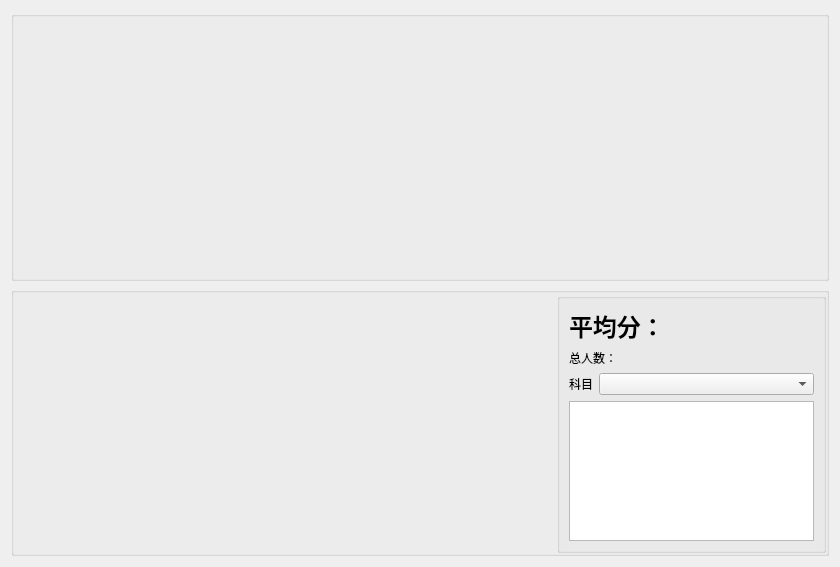
<?xml version="1.0" encoding="UTF-8"?>
<ui version="4.0">
 <class>StatisticWidget</class>
 <widget class="QWidget" name="StatisticWidget">
  <property name="geometry">
   <rect>
    <x>0</x>
    <y>0</y>
    <width>840</width>
    <height>567</height>
   </rect>
  </property>
  <property name="windowTitle">
   <string>Form</string>
  </property>
  <property name="styleSheet">
   <string notr="true">StatisticWidget QGroupBox {
	backgroud-color: transparent;
}
StatisticWidget&gt;QGroupBox&gt;QChartView {
	background-color: transparent;
}</string>
  </property>
  <layout class="QVBoxLayout" name="verticalLayout">
   <item>
    <widget class="QGroupBox" name="groupBox">
     <property name="sizePolicy">
      <sizepolicy hsizetype="Preferred" vsizetype="Preferred">
       <horstretch>0</horstretch>
       <verstretch>3</verstretch>
      </sizepolicy>
     </property>
     <layout class="QHBoxLayout" name="horizontalLayout" stretch="0,0">
      <property name="leftMargin">
       <number>0</number>
      </property>
      <property name="topMargin">
       <number>0</number>
      </property>
      <property name="rightMargin">
       <number>0</number>
      </property>
      <property name="bottomMargin">
       <number>0</number>
      </property>
      <item>
       <widget class="QChartView" name="line" native="true">
        <property name="sizePolicy">
         <sizepolicy hsizetype="Expanding" vsizetype="Expanding">
          <horstretch>2</horstretch>
          <verstretch>0</verstretch>
         </sizepolicy>
        </property>
        <property name="minimumSize">
         <size>
          <width>300</width>
          <height>200</height>
         </size>
        </property>
       </widget>
      </item>
      <item>
       <widget class="QChartView" name="pie" native="true">
        <property name="sizePolicy">
         <sizepolicy hsizetype="Expanding" vsizetype="Expanding">
          <horstretch>3</horstretch>
          <verstretch>2</verstretch>
         </sizepolicy>
        </property>
        <property name="minimumSize">
         <size>
          <width>500</width>
          <height>200</height>
         </size>
        </property>
       </widget>
      </item>
     </layout>
    </widget>
   </item>
   <item>
    <widget class="QGroupBox" name="groupBox_2">
     <property name="sizePolicy">
      <sizepolicy hsizetype="Preferred" vsizetype="Preferred">
       <horstretch>0</horstretch>
       <verstretch>3</verstretch>
      </sizepolicy>
     </property>
     <property name="title">
      <string/>
     </property>
     <layout class="QHBoxLayout" name="horizontalLayout_2">
      <property name="leftMargin">
       <number>0</number>
      </property>
      <property name="topMargin">
       <number>0</number>
      </property>
      <property name="rightMargin">
       <number>0</number>
      </property>
      <property name="bottomMargin">
       <number>0</number>
      </property>
      <item>
       <widget class="QChartView" name="bar" native="true">
        <property name="sizePolicy">
         <sizepolicy hsizetype="Preferred" vsizetype="Expanding">
          <horstretch>4</horstretch>
          <verstretch>0</verstretch>
         </sizepolicy>
        </property>
       </widget>
      </item>
      <item>
       <widget class="QGroupBox" name="groupbox_">
        <property name="sizePolicy">
         <sizepolicy hsizetype="Preferred" vsizetype="Expanding">
          <horstretch>2</horstretch>
          <verstretch>0</verstretch>
         </sizepolicy>
        </property>
        <layout class="QVBoxLayout" name="verticalLayout_2">
         <item>
          <layout class="QFormLayout" name="formLayout">
           <item row="2" column="0">
            <widget class="QLabel" name="Label">
             <property name="text">
              <string>科目</string>
             </property>
            </widget>
           </item>
           <item row="0" column="0" colspan="2">
            <widget class="QLabel" name="average">
             <property name="text">
              <string>&lt;html&gt;&lt;head/&gt;&lt;body&gt;&lt;p&gt;&lt;span style=&quot; font-size:18pt; font-weight:700;&quot;&gt;平均分：&lt;/span&gt;&lt;/p&gt;&lt;/body&gt;&lt;/html&gt;</string>
             </property>
            </widget>
           </item>
           <item row="2" column="1">
            <widget class="QComboBox" name="ComboBox"/>
           </item>
           <item row="1" column="0" colspan="2">
            <widget class="QLabel" name="total">
             <property name="text">
              <string>总人数：</string>
             </property>
            </widget>
           </item>
           <item row="3" column="0" colspan="2">
            <widget class="QListWidget" name="listWidget"/>
           </item>
          </layout>
         </item>
        </layout>
       </widget>
      </item>
     </layout>
    </widget>
   </item>
  </layout>
 </widget>
 <customwidgets>
  <customwidget>
   <class>QChartView</class>
   <extends>QWidget</extends>
   <header>QChartView</header>
   <container>1</container>
  </customwidget>
 </customwidgets>
 <resources/>
 <connections/>
</ui>
